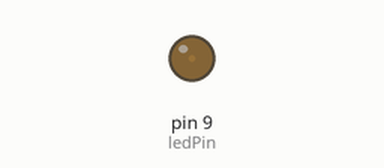
Bench run of a sketch on a simulated Arduino Uno, built with avr-gcc and run on an emulated ATmega328P. Parts: output pins drawn as LEDs (lit = HIGH).

Above: at 0.05 s.
At 1.25 s:
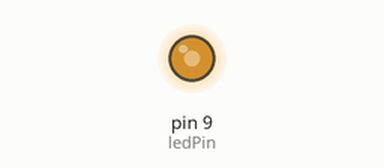
At 1.85 s:
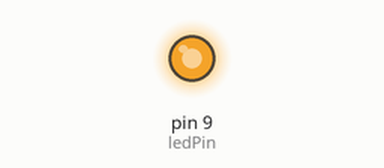
At 3.65 s:
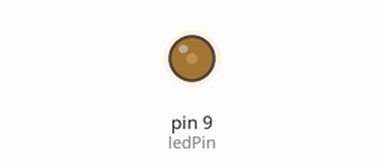
Timing chart, 0 to 5.3 s (numbered marks = the images above):
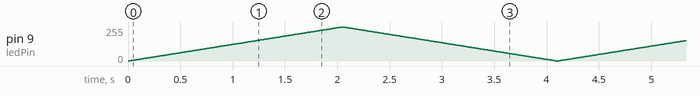

The sketch:

dim-to-bright.ino
```cpp
const int ledPin = 9; // Let's use pin 9 which is a PWM pin on many Arduino boards

void setup() {
  pinMode(ledPin, OUTPUT);
}

void loop() {
  // Fade in
  for (int brightness = 0; brightness <= 255; brightness++) {
    analogWrite(ledPin, brightness);
    delay(8); // 8 milliseconds * 256 iterations = ~2 seconds fade time
  }
  // Fade out
  for (int brightness = 255; brightness >= 0; brightness--) {
    analogWrite(ledPin, brightness);
    delay(8); // 8 milliseconds * 256 iterations = ~2 seconds fade time
  }
}
```
